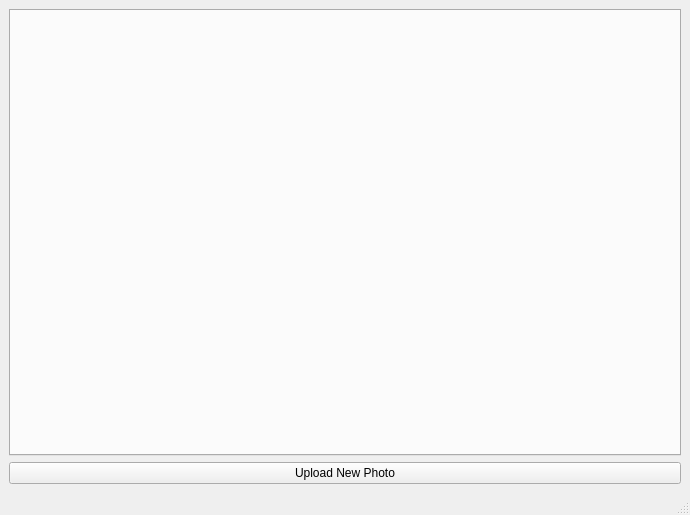
<?xml version="1.0" encoding="UTF-8"?>
<ui version="4.0">
 <class>HomeWindow</class>
 <widget class="QMainWindow" name="HomeWindow">
  <property name="geometry">
   <rect>
    <x>0</x>
    <y>0</y>
    <width>690</width>
    <height>515</height>
   </rect>
  </property>
  <property name="windowTitle">
   <string>MainWindow</string>
  </property>
  <widget class="QWidget" name="centralwidget">
   <layout class="QVBoxLayout" name="verticalLayout_2">
    <item>
     <layout class="QVBoxLayout" name="verticalLayout">
      <item>
       <widget class="QTabWidget" name="tabWidget">
        <property name="currentIndex">
         <number>-1</number>
        </property>
       </widget>
      </item>
      <item>
       <widget class="QPushButton" name="pushButton_uploaphoto">
        <property name="text">
         <string>Upload New Photo</string>
        </property>
       </widget>
      </item>
     </layout>
    </item>
   </layout>
  </widget>
  <widget class="QMenuBar" name="menubar">
   <property name="geometry">
    <rect>
     <x>0</x>
     <y>0</y>
     <width>690</width>
     <height>22</height>
    </rect>
   </property>
  </widget>
  <widget class="QStatusBar" name="statusbar"/>
 </widget>
 <resources/>
 <connections/>
</ui>
